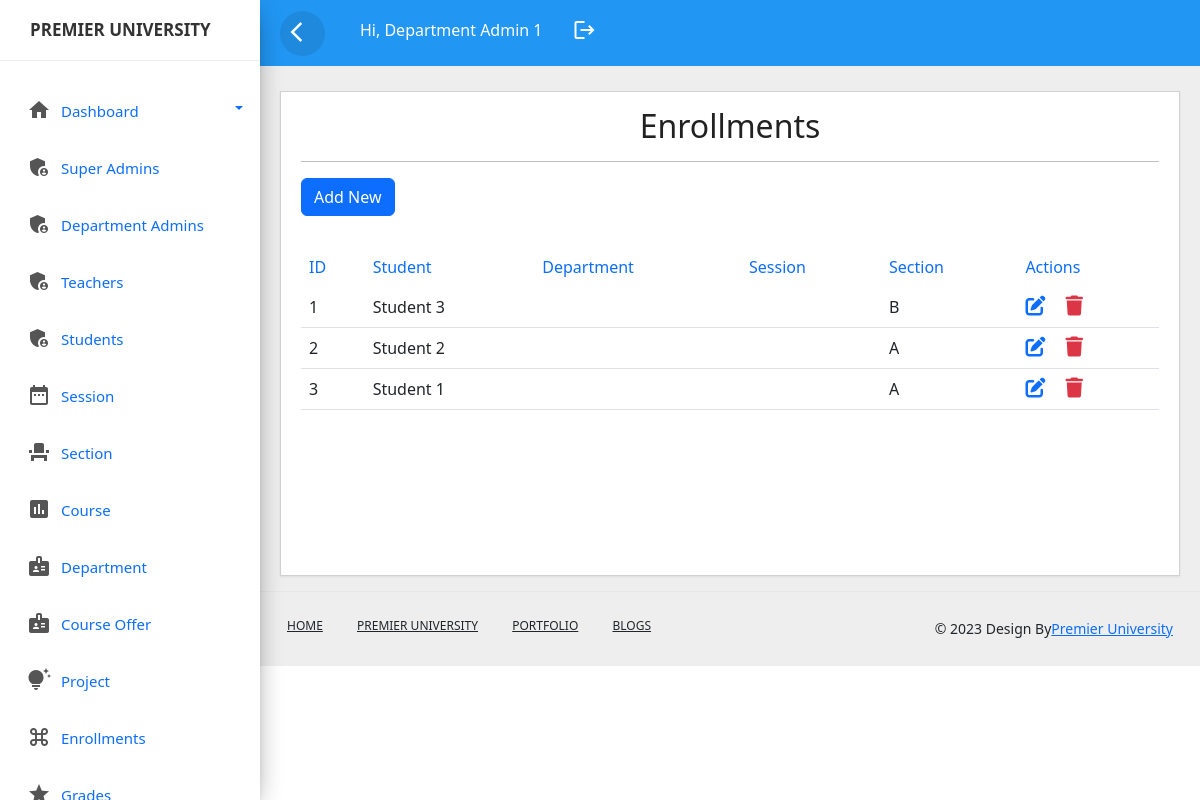
The app's page /enrollment.php (signed in), older data.
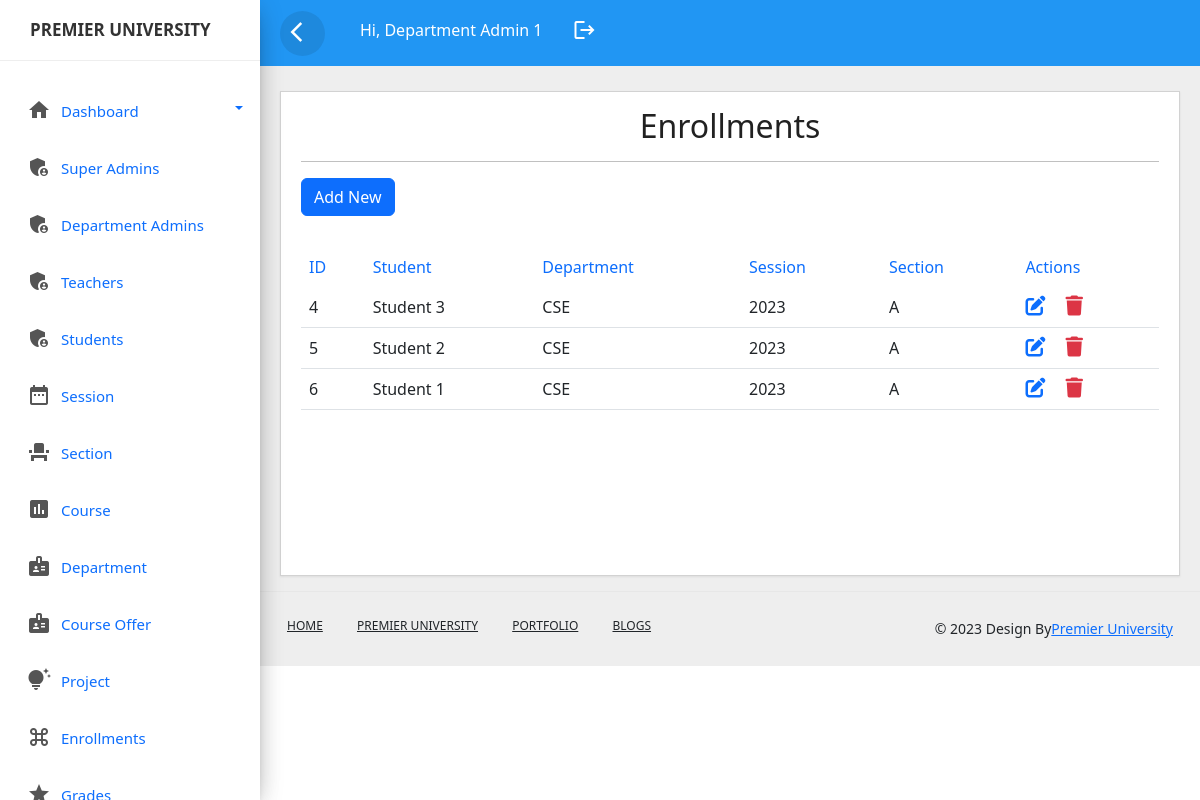
The same page, newer data.
### tables this page shows
CREATE TABLE `enrollments` (
  `enrollmentid` int(11) NOT NULL,
  `sectionid` int(11) NOT NULL,
  `studentid` int(11) NOT NULL,
  `sessionid` int(11) DEFAULT NULL,
  `departmentid` int(11) DEFAULT NULL
);

CREATE TABLE `users` (
  `id` int(11) NOT NULL,
  `name` varchar(100) NOT NULL,
  `username` varchar(100) NOT NULL,
  `password` varchar(100) NOT NULL,
  `role` varchar(100) NOT NULL,
  `created` timestamp NOT NULL DEFAULT current_timestamp() ON UPDATE current_timestamp(),
  `email` varchar(100) NOT NULL,
  `address` varchar(50) DEFAULT NULL,
  `sessionid` int(11) DEFAULT NULL,
  `sectionid` int(11) DEFAULT NULL,
  `courseid` int(11) DEFAULT NULL,
  `departmentid` int(11) DEFAULT NULL,
  `status` varchar(10) DEFAULT NULL,
  `mobile` varchar(100) NOT NULL
);

CREATE TABLE `section` (
  `sectionid` int(11) NOT NULL,
  `sessionid` varchar(30) NOT NULL,
  `sectionname` varchar(30) NOT NULL,
  `departmentid` int(11) DEFAULT NULL
);

CREATE TABLE `department` (
  `departmentid` int(11) NOT NULL,
  `departmentname` varchar(255) NOT NULL,
  `remarks` varchar(255) NOT NULL
);

CREATE TABLE `session` (
  `sessionid` int(11) NOT NULL,
  `session` varchar(50) NOT NULL,
  `courseid` int(11) DEFAULT NULL
);

### enrollment.php (the view, shortened to what this page needs)
<?php include_once('header.php');?>
<?php include_once('sidebar.php');?>
<?php include_once('top-header.php');?>
<!DOCTYPE html>
<html lang="en">
<head>
	<link rel="stylesheet" href="css/style.css">
 <link href="https://cdn.jsdelivr.net/npm/bootstrap@5.2.3/dist/css/bootstrap.min.css" rel="stylesheet">
 <link rel="stylesheet" href="https://cdnjs.cloudflare.com/ajax/libs/font-awesome/6.4.0/css/all.min.css" />
</head>
<body>
	<div class="main-content">
		<div class="row">
			<div class="col-lg-12 col-md-12">
				<div class="card" style="min-height:485px">
					<div class="card-header card-header-text">
						<h2 class="card-title" style="text-align: center;">Enrollments</h2>
						<hr>
						<a href="add_enrollment.php" class="btn btn-primary mb-3">Add New</a>
					</div>
					<div class="card-content table-responsive">
						<table class="table table-hover">
							<thead class="text-primary">
								<tr><th>ID</th>
									<th>Student</th>
									<th>Department</th>
									<th>Session</th>
									<th>Section</th>
									<th>Actions</th>
								</tr>
							</thead>
							<tbody>
								<?php
									@include 'config.php';
									$query=mysqli_query($conn,"SELECT * from enrollments LEFT JOIN users on enrollments.studentid=users.id LEFT JOIN section on enrollments.sectionid=section.sectionid left join session on enrollments.sessionid=session.sessionid left join department on enrollments.departmentid=department.departmentid ");
									while($row=mysqli_fetch_array($query)){
									?>
									<tr>
										<td><?php echo ucwords($row['enrollmentid']); ?></td>
										<td><?php echo ucwords($row['name']); ?></td>
										<td><?php echo ucwords($row['departmentname']); ?></td>
										<td><?php echo ucwords($row['session']); ?></td>
										<td><?php echo ucwords($row['sectionname']); ?></td>
										<td>
											 <a href="edit_enrollment.php?id=<?php echo $row['enrollmentid'] ?>&userid=<?php echo $row['studentid'] ?>&sectionid=<?php echo $row['sectionid'] ?>&sessionid=<?php echo $row['sessionid'] ?>&departmentid=<?php echo $row['departmentid'] ?>" ><i class="fa-solid fa-pen-to-square fs-5 me-3"></i></a>
             <a href="delete_enrollment.php?id=<?php echo $row['enrollmentid'] ?>" class="link-danger"><i class="fa-solid fa-trash fs-5"></i></a>
										</td>
									</tr>
									<?php
									}
								?>
							</tbody>
						</table>
					</div>
				</div>
			</div>
		</div>
	</div>
		</body>
		<?php include_once('footer.php');?>
		</html>

### header.php (shortened to what this page needs)
<!doctype html>
<html lang="en">
  <head>
        <link href="https://cdn.jsdelivr.net/npm/bootstrap@5.0.2/dist/css/bootstrap.min.css" rel="stylesheet">
        <link rel="stylesheet" href="css/custom.css">
  </head>
  <body>
<div class="wrapper">

### sidebar.php (shortened to what this page needs)
<nav id="sidebar">
            <div class="sidebar-header">
                <h3><img src="" class="img-fluid"/><span>Premier University</span></h3>
            </div>
            <ul class="list-unstyled components">
			                <li class="dropdown">
                    <a href="#homeSubmenu1" data-toggle="collapse" aria-expanded="false" class="dropdown-toggle">
                    <i class="material-icons">home</i><span>Dashboard</span></a>
                </li>
			<li class="">
                    <a href="superadmin.php"><i class="material-icons">admin_panel_settings</i><span>Super Admins</span></a>
                </li>
			<li class="">
                    <a href="admins.php"><i class="material-icons">admin_panel_settings</i><span>Department Admins</span></a>
                </li>
                <li class="">
                    <a href="teacher.php"><i class="material-icons">admin_panel_settings</i><span>Teachers</span></a>
                </li>
                <li class="">
                    <a href="student.php"><i class="material-icons">admin_panel_settings</i><span>Students</span></a>
                </li>
                <li class="">
                    <a href="session.php"><i class="material-icons">date_range</i><span>Session</span></a>
                </li>
                <li class="">
                    <a href="section.php"><i class="material-icons">event_seat</i><span>Section</span></a>
                </li>
                <li class="">
                    <a href="course.php"><i class="material-icons">assessment</i><span>Course</span></a>
                </li>
                <li class="">
                    <a href="department.php"><i class="material-icons">badge</i><span>Department</span></a>
                </li>
                <li class="">
                    <a href="offer.php"><i class="material-icons">badge</i><span>Course Offer</span></a>
                </li>
                <li class="">
                    <a href="project.php"><i class="material-icons">tips_and_updates</i><span>Project</span></a>
                </li>
                <li class="">
                    <a href="enrollment.php"><i class="material-icons">keyboard_command_key</i><span>Enrollments</span></a>
                </li>
                <li class="">
                    <a href="grades.php"><i class="material-icons">grade</i><span>Grades</span></a>
                </li>
            </ul>
        </nav>

### top-header.php (shortened to what this page needs)
<div id="content">
		   <div class="top-navbar" >
		      <nav class="navbar  navbar-expand-sm">
			     <button type="button" id="sidebar-collapse" class="d-xl-block d-lg-block d-md-none d-none">
				   <span class="material-icons">arrow_back_ios</span>
				 </button>
				 <div class="collapse navbar-collapse d-lg-block d-xl-block d-sm-none d-md-none d-none"  id="navbarcollapse">
					<ul class="nav navbar-nav" >
					<li class="nav-item">
					  <a class="nav-link">hi, <?php echo $_SESSION['user'] ?></a>
					</li>
					<li class="nav-item">
					  <a class="nav-link" href="logout.php"><span class="material-icons">logout</span></a>
					</li>
					</ul>
				 </div>
			  </nav>
		   </div>

### footer.php (shortened to what this page needs)
<footer class="footer">
			    <div class="container-fluid">
				   <div class="row">
				       <div class="col-md-6">
					       <nav class="d-flex">
						      <ul class="m-0 p-0">
							     <li><a href="#">Home</a></li>
								  <li><a href="#">Premier University</a></li>
								   <li><a href="#">portfolio</a></li>
								    <li><a href="#">Blogs</a></li>
						   </nav>
					   </div>
					   <div class="col-md-6">
					       <p class="copyright d-flex justify-content-end">
						      &copy 2023 Design By
						      <a href="#">Premier University</a>
						   </p>
					   </div>
				   </div>
				</div>
			 </footer>
		</div>
</div>
  </body>
  </html>

### css/custom.css (style rules this page uses)
body,html { line-height:1.8; font-family:'Roboto',sans-serif; color:#555e58; text-transform:capitalize; font-weight:400; margin:0px; padding:0px; }
h1,h2,h3,h4,h5,h6,.h1,.h2,.h3,.h4 { font-weight:400; line-height:1.5em; }
p { font-size:15px; margin:12px 0 0; line-height:24px; }
a { color:#333; font-weight:400; }
button { cursor:pointer; }
ul,ol { padding:0px; margin:0px; list-style:none; }
a,a:hover,a:focus { color:#333; text-decoration:none; transition:all 0.3s; }
.material-icons { font-family: 'Material Icons'; font-weight: normal; font-style: normal; font-size: 24px; display: inline-block; line-height: 1; text-transform: none; letter-spacing: normal; word-wrap: normal; white-space: nowrap; direction: ltr; -webkit-font-smoothing: antialiased; text-rendering: optimizeLegibility; -moz-osx-font-smoothing: grayscale; font-feature-settings: 'liga'; }
.wrapper { position:relative; width:100%; overflow:auto; }
#sidebar { position:fixed; height:100vh!important; top:0; left:0; bottom:0; z-index:11; width:260px; overflow:auto; transition:all 0.3s; background-color:#fff; box-shadow:0 10px 30px -12px rgba(0 0 0 / 42%), 0 4px 25px 0px rgba(0 0 0 / 12%), 0 8px 10px -5px rgba(0 0 0 / 20%); }
#sidebar .sidebar-header { padding:20px; background-color:#fff; border-bottom:1px solid #eee; }
.sidebar-header h3 { color:#333; font-size:17px; margin:0px; text-transform:uppercase; transition:all 0.5s ease; font-weight:600; }
#sidebar ul li { padding:2px 7px; }
.dropdown-toggle::after { position:absolute; right:10px; top:23px; }
#sidebar ul.components { padding: 20px 0; }
#sidebar ul li a { padding: 10px; line-height: 30px; border-radius:5px; font-size: 15px; position:relative;' font-weight: 400; display: block; }
#sidebar ul li a span { text-transform:capitalize; display:inline-block; }
#sidebar ul li a i { position: relative; margin-right: 10px; top: 5px; color: #555555; margin-left: 10px; }
#content { position:relative; transition:all 0.3s; background-color:#EEEEEE; }
.top-navbar { width:100%; z-index:9; position:relative; }
.main-content { padding:10px 20px 0px 20px; position:relative; width:100%; }
.navbar { background-color:#2196f3; color:#fff; }
.navbar button { background-color:transparent; border:none; }
.navbar button span { color:#fff; }
#sidebar-collapse { border-radius:50%; width:45px; height:45px; text-align:center; line-height:45px; margin-right:20px; margin-left:20px; border:none; color:#fff; background-color:rgba(0,0,0,0.09); }
#sidebar-collapse span { margin:9px; padding:0px; }
.navbar-nav > li> a { color:#fff; }
.navbar-nav li a { position:relative; display:block; padding:10px 15px!important; }
.card { margin:10px 0px; }
.card { border-radius:0px!important; }
.card { display:inline-block; position:relative; border:none; width:100%; margin:15px 0; box-shadow:0 1px 2px rgb(0 0 0 / 8%); border-radius:6px; color:rgba(0,0,0,0.87); background-color:#fff; }
.card .card-header { padding:15px 20px 0; z-index:3; border-bottom:0px!important; background-color:#fff; border-radius:none; }
.card .card-content { padding:15px 20px; position:relative; }
.card .card-title:not(.card-calender .card-title) { margin-top:0; margin-bottom:5px; }
.table > thead > tr > th { border-bottom:1px; font-size:16px; font-weight:400; }
.footer { border-top:1px solid #e7e7e7; }
footer { padding:10px 0; position:relative; width:100%; }
footer ul li { display:inline-block; }
footer ul li a { color:inherit; padding:15px; font-weight:500; font-size:12px; text-transform:uppercase; display:block; position:relative; }
footer .copyright { padding:15px; font-size:14px; margin:0; }
@media only screen and (min-width:992px) { #content { width:calc(100% - 260px); position:relative; float:right; transition:all 0.3s; background-color:#EEEEEE; } }

### css/style.css (style rules this page uses)
* { margin: 0; padding: 0; }
a { text-decoration: none; -webkit-transition: all 0.5s ease-in-out 0s; -o-transition: all 0.5s ease-in-out 0s; transition: all 0.5s ease-in-out 0s; }

Row changes from the older to the newer data that the page shows:
removed enrollments: enrollmentid "1", users.name "Student 3", sectionid.sectionname "B"
removed enrollments: enrollmentid "2", users.name "Student 2", sectionid.sectionname "A"
removed enrollments: enrollmentid "3", users.name "Student 1", sectionid.sectionname "A"
added enrollments: enrollmentid "4", users.name "Student 3", departmentid.departmentname "CSE", sessionid.session "2023", sectionid.sectionname "A"
added enrollments: enrollmentid "5", users.name "Student 2", departmentid.departmentname "CSE", sessionid.session "2023", sectionid.sectionname "A"
added enrollments: enrollmentid "6", users.name "Student 1", departmentid.departmentname "CSE", sessionid.session "2023", sectionid.sectionname "A"
